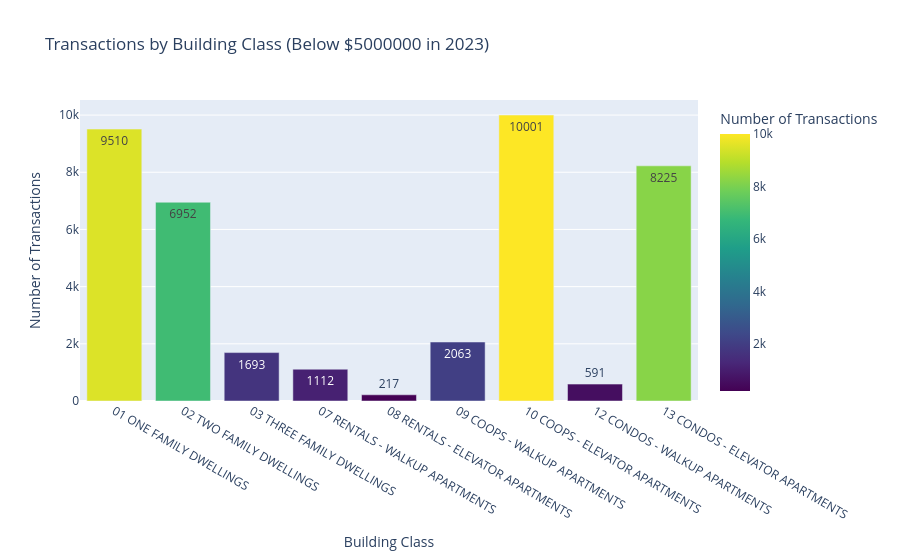
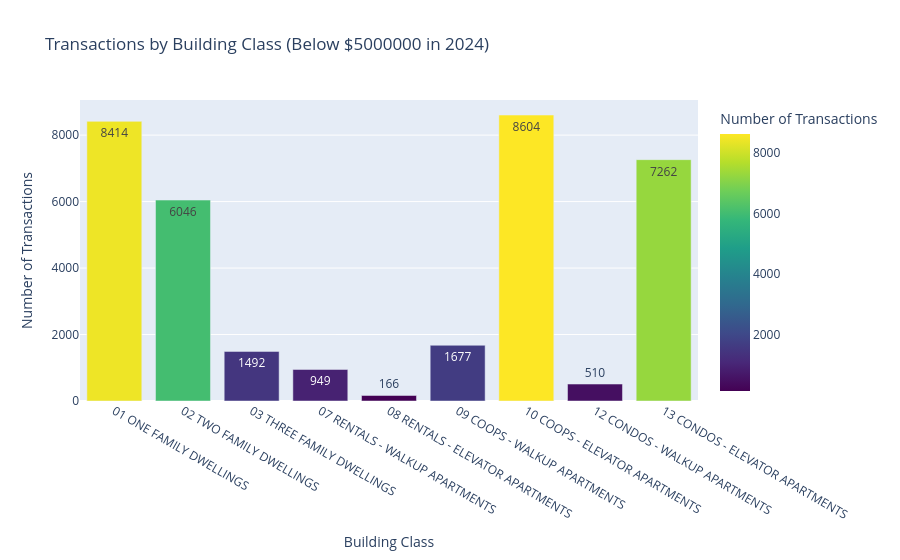

Notebook code cell kept with these figures, in order:
### Code cell
# Year 2023
plot_transactions_by_building_class(combined_df, 2023)
# Year 2024
plot_transactions_by_building_class(combined_df, 2024)

### Figure 1 — Plotly figure (JSON) as saved in the notebook; plotly's stock layout.template omitted (floating-point values rounded to 4 significant figures)
{"data": [{"alignmentgroup": "True", "hovertemplate": "Building Class=%{x}<br>Number of Transactions=%{marker.color}<extra></extra>", "legendgroup": "", "marker": {"color": [9510, 6952, 1693, 1112, 217, 2063, 10001, 591, 8225], "coloraxis": "coloraxis", "pattern": {"shape": ""}}, "name": "", "offsetgroup": "", "orientation": "v", "showlegend": false, "text": [9510, 6952, 1693, 1112, 217, 2063, 10001, 591, 8225], "textposition": "auto", "type": "bar", "x": ["01 ONE FAMILY DWELLINGS", "02 TWO FAMILY DWELLINGS", "03 THREE FAMILY DWELLINGS", "07 RENTALS - WALKUP APARTMENTS", "08 RENTALS - ELEVATOR APARTMENTS", "09 COOPS - WALKUP APARTMENTS", "10 COOPS - ELEVATOR APARTMENTS", "12 CONDOS - WALKUP APARTMENTS", "13 CONDOS - ELEVATOR APARTMENTS"], "xaxis": "x", "y": [9510, 6952, 1693, 1112, 217, 2063, 10001, 591, 8225], "yaxis": "y"}], "layout": {"barmode": "relative", "coloraxis": {"colorbar": {"title": {"text": "Number of Transactions"}}, "colorscale": [[0, "#440154"], [0.1111, "#482878"], [0.2222, "#3e4989"], [0.3333, "#31688e"], [0.4444, "#26828e"], [0.5556, "#1f9e89"], [0.6667, "#35b779"], [0.7778, "#6ece58"], [0.8889, "#b5de2b"], [1, "#fde725"]]}, "legend": {"tracegroupgap": 0}, "title": {"text": "Transactions by Building Class (Below $5000000 in 2023)"}, "xaxis": {"anchor": "y", "domain": [0, 1], "title": {"text": "Building Class"}}, "yaxis": {"anchor": "x", "domain": [0, 1], "title": {"text": "Number of Transactions"}}}}

### Figure 2 — Plotly figure (JSON) as saved in the notebook; plotly's stock layout.template omitted (floating-point values rounded to 4 significant figures)
{"data": [{"alignmentgroup": "True", "hovertemplate": "Building Class=%{x}<br>Number of Transactions=%{marker.color}<extra></extra>", "legendgroup": "", "marker": {"color": [8414, 6046, 1492, 949, 166, 1677, 8604, 510, 7262], "coloraxis": "coloraxis", "pattern": {"shape": ""}}, "name": "", "offsetgroup": "", "orientation": "v", "showlegend": false, "text": [8414, 6046, 1492, 949, 166, 1677, 8604, 510, 7262], "textposition": "auto", "type": "bar", "x": ["01 ONE FAMILY DWELLINGS", "02 TWO FAMILY DWELLINGS", "03 THREE FAMILY DWELLINGS", "07 RENTALS - WALKUP APARTMENTS", "08 RENTALS - ELEVATOR APARTMENTS", "09 COOPS - WALKUP APARTMENTS", "10 COOPS - ELEVATOR APARTMENTS", "12 CONDOS - WALKUP APARTMENTS", "13 CONDOS - ELEVATOR APARTMENTS"], "xaxis": "x", "y": [8414, 6046, 1492, 949, 166, 1677, 8604, 510, 7262], "yaxis": "y"}], "layout": {"barmode": "relative", "coloraxis": {"colorbar": {"title": {"text": "Number of Transactions"}}, "colorscale": [[0, "#440154"], [0.1111, "#482878"], [0.2222, "#3e4989"], [0.3333, "#31688e"], [0.4444, "#26828e"], [0.5556, "#1f9e89"], [0.6667, "#35b779"], [0.7778, "#6ece58"], [0.8889, "#b5de2b"], [1, "#fde725"]]}, "legend": {"tracegroupgap": 0}, "title": {"text": "Transactions by Building Class (Below $5000000 in 2024)"}, "xaxis": {"anchor": "y", "domain": [0, 1], "title": {"text": "Building Class"}}, "yaxis": {"anchor": "x", "domain": [0, 1], "title": {"text": "Number of Transactions"}}}}
